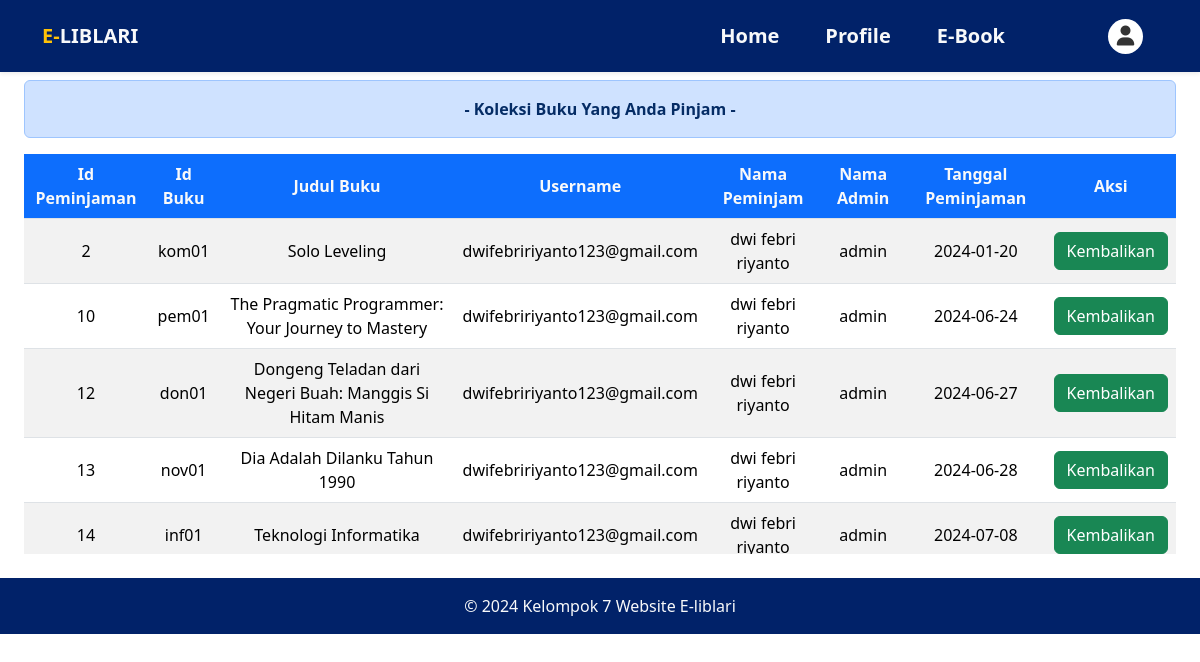
The page /member/koleksi_buku.php (signed in) on the database its author committed.
### tables this page shows
CREATE TABLE `pinjam_buku` (
  `id_peminjaman` int(12) NOT NULL,
  `id_buku` varchar(20) NOT NULL,
  `username_member` varchar(30) NOT NULL,
  `id_admin` int(11) NOT NULL,
  `tanggal_peminjaman` date NOT NULL
);

CREATE TABLE `buku` (
  `id_buku` varchar(20) NOT NULL,
  `cover` varchar(255) NOT NULL,
  `kategori` varchar(255) NOT NULL,
  `judul` varchar(255) NOT NULL,
  `penulis` varchar(255) NOT NULL,
  `penerbit` varchar(255) NOT NULL,
  `tahun_terbit` date NOT NULL,
  `jumlah_halaman` int(11) NOT NULL,
  `deskripsi_buku` text NOT NULL
);

CREATE TABLE `member` (
  `username_member` varchar(30) NOT NULL,
  `nama_member` varchar(255) NOT NULL,
  `password` varchar(255) NOT NULL,
  `jenis_kelamin` varchar(20) NOT NULL,
  `fakultas` varchar(50) NOT NULL,
  `prodi` varchar(50) NOT NULL,
  `no_telepon` varchar(20) NOT NULL
);

CREATE TABLE `akun_admin` (
  `id_admin` int(11) NOT NULL,
  `nama_admin` varchar(255) NOT NULL,
  `kode_admin` int(12) NOT NULL,
  `password` varchar(13) NOT NULL
);

### config/config.php (called while the page is built, shortened)
<?php
$host = "127.0.0.1";
$username = "root";
$password = "";
$database_name = "library_uas";
$connection = mysqli_connect($host, $username, $password, $database_name);
function queryReadData($query, $params = []) {
  global $connection;
  $stmt = mysqli_prepare($connection, $query);
  mysqli_stmt_execute($stmt);
  $result = mysqli_stmt_get_result($stmt);
  $items = [];
  while ($item = mysqli_fetch_assoc($result)) {
    $items[] = $item;
  }
  return $items;
}
?>

### member/koleksi_buku.php (the view, shortened to what this page needs)
<?php
require "../config/config.php";
$akunMember = $_SESSION["member"]["username_member"];
$dataPinjam = queryReadData("SELECT pinjam_buku.id_peminjaman, pinjam_buku.id_buku, buku.judul, pinjam_buku.username_member, member.nama_member, akun_admin.nama_admin, pinjam_buku.tanggal_peminjaman
FROM pinjam_buku
INNER JOIN buku ON pinjam_buku.id_buku = buku.id_buku
INNER JOIN member ON pinjam_buku.username_member = member.username_member
INNER JOIN akun_admin ON pinjam_buku.id_admin = akun_admin.id_admin
WHERE pinjam_buku.username_member = '$akunMember'");
?>
<!DOCTYPE html>
<html lang="en">
<head>
    <link rel="stylesheet" href="../style/koleksi_buku.css">
    <link rel="stylesheet" href="https://cdnjs.cloudflare.com/ajax/libs/font-awesome/6.5.2/css/all.min.css">
    <link href="https://cdn.jsdelivr.net/npm/bootstrap@5.3.3/dist/css/bootstrap.min.css" rel="stylesheet"
>
</head>
<body>
    <div class="navbar navbar-expand-lg fixed-top shadow-sm" style="background-color:#012269">
        <div class="container">
            <a class="navbar-brand text-light" href="dashboard_member.php"><span
                    class="text-warning">E-</span>LIBLARI</a>
            <div class="collapse navbar-collapse" id="navbarSupportedContent">
                <ul class="navbar-nav ms-auto">
                    <li class="nav-item">
                        <a class="nav-link text-light" href="dashboard_member.php">Home</a>
                    </li>
                    <li class="nav-item">
                        <a class="nav-link text-light" href="dashboard_member.php#profile">Profile</a>
                    </li>
                    <li class="nav-item">
                        <a class="nav-link text-light" href="menu_buku.php">E-Book</a>
                    </li>
                </ul>
            </div>
            <div class="d-grid gap-2 d-md-flex justify-content-md-end">
                <div class="dropdown">
                    <i class="fa-solid fa-user text-center" id="dropdownMenuButton" data-bs-toggle="dropdown"
                        aria-expanded="false"
                        style="font-size:20px;background-color:white;color:#333333;border-radius:50%;width:35px;height:35px;cursor:pointer;display: flex; align-items: center; justify-content: center;"></i>
                </div>
            </div>
        </div>
    </div>
    <div class="p-4 mt-2 text-center">
        <div class="mt-5 alert alert-primary fw-bold text-capitalize" role="alert">- Koleksi Buku Yang Anda Pinjam -
        </div>
        <div class="table-responsive mt-2" style="max-height: 400px; overflow-y: auto;">
            <table class="table table-striped table-hover">
                <thead class="text-center align-middle">
                    <tr>
                        <th class="bg-primary text-light">Id Peminjaman</th>
                        <th class="bg-primary text-light">Id Buku</th>
                        <th class="bg-primary text-light">Judul Buku</th>
                        <th class="bg-primary text-light">Username</th>
                        <th class="bg-primary text-light">Nama Peminjam</th>
                        <th class="bg-primary text-light">Nama Admin</th>
                        <th class="bg-primary text-light">Tanggal Peminjaman</th>
                        <th class="bg-primary text-light">Aksi</th>
                    </tr>
                </thead>
                <tbody>
                    <?php foreach ($dataPinjam as $item) : ?>
                    <tr class="text-center align-middle">
                        <td><?= $item["id_peminjaman"]; ?></td>
                        <td><?= $item["id_buku"]; ?></td>
                        <td><?= $item["judul"]; ?></td>
                        <td><?= $item["username_member"]; ?></td>
                        <td><?= $item["nama_member"]; ?></td>
                        <td><?= $item["nama_admin"]; ?></td>
                        <td><?= $item["tanggal_peminjaman"]; ?></td>
                        <td>
                            <a class="btn btn-success"
                                href="kembalikan_buku.php?id=<?= $item["id_peminjaman"]; ?>">Kembalikan</a>
                        </td>
                    </tr>
                    <?php endforeach; ?>
                </tbody>
            </table>
        </div>
    </div>
    <div class="text-center p-3 text-light" style="background-color:#012269">
        &copy; 2024 Kelompok 7 Website E-liblari
    </div>
</body>
</html>

### style/koleksi_buku.css (style rules this page uses)
.navbar { background-color: #012269; }
.navbar-brand { font-size: 40px; font-weight: 700; }
.navbar-nav { padding: 5px 80px; }
.nav-item > a { font-size: 20px; font-weight: 600; }
.nav-item { padding: 0 15px; }
.dropdown { position: relative; display: inline-block; width: 50px; }

### rows shown on the page
pinjam_buku: id_peminjaman "2", id_buku "kom01", id_buku.judul "Solo Leveling", username_member "dwifebririyanto123@gmail.com", username_member.nama_member "dwi febri riyanto", id_admin.nama_admin "admin", tanggal_peminjaman "2024-01-20"
pinjam_buku: id_peminjaman "10", id_buku "pem01", id_buku.judul "The Pragmatic Programmer: Your Journey to Mastery", username_member "dwifebririyanto123@gmail.com", username_member.nama_member "dwi febri riyanto", id_admin.nama_admin "admin", tanggal_peminjaman "2024-06-24"
pinjam_buku: id_peminjaman "12", id_buku "don01", id_buku.judul "Dongeng Teladan dari Negeri Buah: Manggis Si Hitam Manis", username_member "dwifebririyanto123@gmail.com", username_member.nama_member "dwi febri riyanto", id_admin.nama_admin "admin", tanggal_peminjaman "2024-06-27"
pinjam_buku: id_peminjaman "13", id_buku "nov01", id_buku.judul "Dia Adalah Dilanku Tahun 1990", username_member "dwifebririyanto123@gmail.com", username_member.nama_member "dwi febri riyanto", id_admin.nama_admin "admin", tanggal_peminjaman "2024-06-28"
pinjam_buku: id_peminjaman "14", id_buku "inf01", id_buku.judul "Teknologi Informatika", username_member "dwifebririyanto123@gmail.com", username_member.nama_member "dwi febri riyanto", id_admin.nama_admin "admin", tanggal_peminjaman "2024-07-08"
